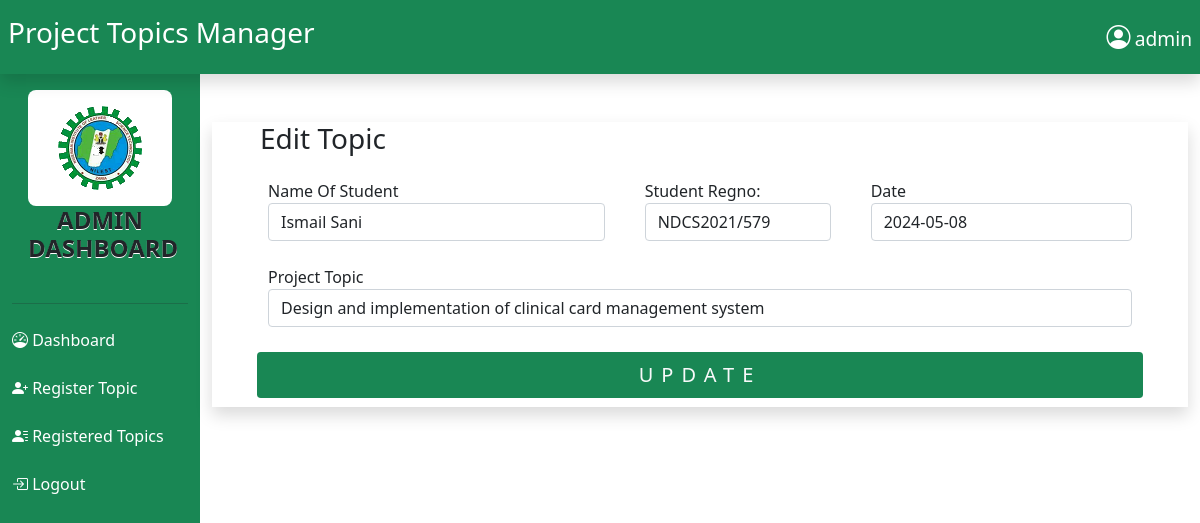
The page /edithnd.php?id=2 on the database its author committed.
### tables this page shows
CREATE TABLE `adminsetting` (
  `id` int(11) NOT NULL auto_increment,
  `admin` varchar(20) NOT NULL,
  `password` varchar(20) NOT NULL,
  `lower` varchar(30) NOT NULL,
  `higher` varchar(30) NOT NULL,
  PRIMARY KEY  (`id`)
);

CREATE TABLE `hndtopics` (
  `id` int(11) NOT NULL auto_increment,
  `studentname` varchar(50) NOT NULL,
  `studentregno` varchar(15) NOT NULL,
  `studentdate` date NOT NULL,
  `studentsupervisor` varchar(50) NOT NULL,
  `studenttopic` varchar(100) NOT NULL,
  PRIMARY KEY  (`id`)
);

### edithnd.php (the view, shortened to what this page needs)
<?php include "include/server.php"; ?>
<!DOCTYPE html>
<html lang="en">
<head>
    <link rel="stylesheet" href="bootstrap-icons/bootstrap-icons.css">
    <link rel="stylesheet" href="bootstrap/css/bootstrap.min.css">
    <link rel="stylesheet" href="style.css">
    <link rel="stylesheet" href="dist/css/iziToast.min.css">
</head>
<body>
<?php
$sql = "SELECT * FROM adminsetting WHERE id = '1'";
$run = mysqli_query($dbcon,$sql);
$row = mysqli_fetch_assoc($run);
$name = $row['admin'];
$id = $_GET['id'];
?>
    <nav class="navbar navbar-vertical shadow bg-success">
    <div class="navbar-header">
            <h3 class="p-2">Project Topics Manager</h3>
    </div>
    <div class="navbar-inner p-2" id="openmodal">
        <i class="bi bi-person-circle" style="font-size: x-large;"></i>
       <span style="font-size: larger;"><?php echo $name; ?> </span>
    </div>
</nav>
    <div class="container-fluid">
        <div class="row">
            <div class="col-md-2 col-sm-2 bg-success">
        <div class="hader p-3">
        <center>
            <div class="logo" style="border-radius:1vh ">
            <img src="img/nilestu.png" class="p-3" alt="">
            </div>
                <h4 style="text-shadow: 0px 1px white;font-weight: bold;">ADMIN DASHBOARD</h4>
            </center>
        </div>
        <hr>
       <div class="mt-2">
        <a href="dashboard.php">
            <i class="bi bi-speedometer"></i>
            <span>Dashboard</span>
        </a>
       </div>
       <div class="mt-2">
        <a href="register.php">
            <i class="bi bi-person-plus-fill"></i>
            <span>Register Topic</span>
        </a>
       </div>
        <div class="mt-2">
        <a href="ndrecords.php">
            <i class="bi bi-person-lines-fill"></i>
            <span>Registered Topics</span>
        </a>
       </div>
        <div class="mt-2">
        <a href="index.html">
            <i class="bi bi-box-arrow-in-right"></i>
            <span>Logout</span>
        </a>
       </div></div>
        <div class="col-md-10 col-sm-10">
            <div class="container text-dark shadow mt-5">
                <form action="" method="post" class="form">
                    <div class="container">
                <h3 class="text-dark mt-5">Edit Topic</h3>
                        <div class="row">
                            <?php
                                $sql = "SELECT * FROM  hndtopics WHERE id = '$id'";
                                $run = mysqli_query($dbcon,$sql);
                                $row = mysqli_fetch_assoc($run);
                                $studentname = $row['studentname'];
                                $studentregno = $row['studentregno'];
                                $studentdate = $row['studentdate'];
                                $studenttopic = $row['studenttopic'];
                            ?>
                           <div class="container-fluid">
                            <div class="row">
                                <div class="col-md-5">
                                    <div class="mt-2 p-2">
                                        <label for="name" class="text-dark">Name Of Student</label>
                                        <input type="text" class="form-control" value="<?php echo $studentname; ?>" id="name" name="studentname">
                                    </div>
                                </div>
                                <div class="col-md-3">
                                    <div class="mt-2 p-2">
                                        <label for="name" class="text-dark">Student Regno:</label>
                                        <input type="text" class="form-control" value="<?php echo $studentregno; ?>" id="name" name="studentregno">
                                    </div>
                                </div>
                                <div class="col-md-4">
                                    <div class="mt-2 p-2">
                                        <label for="name" class="text-dark">Date</label>
                                        <input type="text" class="form-control" value="<?php echo $studentdate; ?>" id="name" name="studentdate">
                                    </div>
                                </div>
                            </div>
                           </div>
                            <div class="col-md-12">
                                <div class="mt-2 p-2">
                                    <label for="name" class="text-dark">Project Topic</label>
                                    <input type="text" class="form-control" value="<?php echo $studenttopic; ?>" id="name" name="studenttopic">
                                </div>
                            </div>
                            <div class="mt-2 p-2">
                                <input type="submit" value="UPDATE" class="btn btn-lg bg-success text-light form-control" style="letter-spacing: 1vh" id="name" name="updatehnd">
                            </div>
                            <br>
                    </div>
                </form>
            </div>
        </div>
    </div>
</div>
</body>
</html>

### style.css (style rules this page uses)
nav { color: white; }
div a { display: block; color: white; margin-top: 3vh; font-size: 16px; text-decoration: none; }
.navbar-inner { cursor: pointer; }
.col-md-2 { height: 100vh; }
.btn { letter-spacing: 3vh; }
.logo { background-color: white; transition: 2s; animation: changebackground 10s infinite; }

### rows shown on the page
adminsetting: admin "admin"
hndtopics: studentname "Ismail Sani", studentregno "NDCS2021/579", studentdate "2024-05-08", studenttopic "Design and implementation of clinical card management system"
